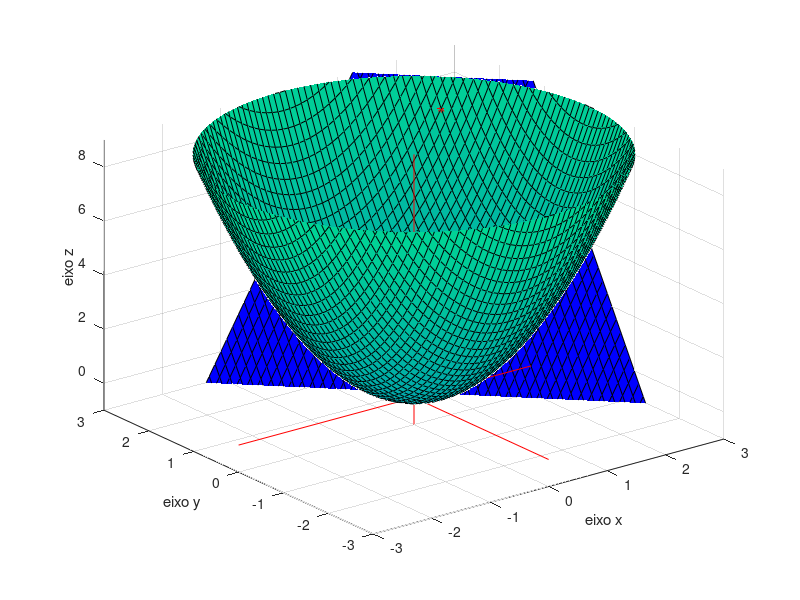

The MATLAB script that drew this image:
clear
close all

[x,y]= meshgrid(-3:0.1:3, -3:0.1:3);

figure

surf(x,y,x.^2+y.^2) % Plota primeira figura (curva)
hold on % hold all muda a cor sozinho
axis([-3 3 -3 3 -1 9]) % axis([xmin xmax ymin ymax zmin zmax])
surf(x,y,4*x+4*y-8, 'FaceColor', 'b') % Plota segunda figura (plano)
hold on
plot3(2,2,8, '*r') %Plota o ponto

xlabel('eixo x')
ylabel('eixo y')
zlabel('eixo z')

colormap('winter')

%XXX Plotando os eixos:
plot3([-3,3],[0,0],[0,0],'r')
plot3([0,0],[-3,3],[0,0],'r')
plot3([0,0],[0,0],[-1,9],'r')